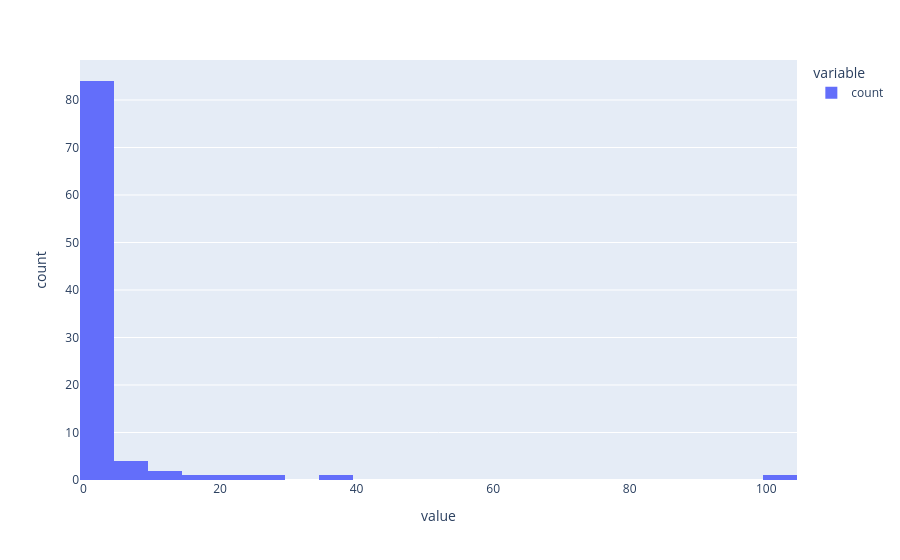

The notebook cell this image was saved under:
### Markdown cell above
## Filter out small clusters

Typically with < 5 members but this depends on the distribution of the cluster sizes. Look at the histogram to determine this

### Code cell
px.histogram(clst_init.cluster.value_counts(), nbins=50)

### Figure 1 — Plotly figure (JSON) as saved in the notebook; plotly's stock layout.template omitted (floating-point values rounded to 4 significant figures)
{"data": [{"bingroup": "x", "hovertemplate": "variable=count<br>value=%{x}<br>count=%{y}<extra></extra>", "legendgroup": "count", "marker": {"color": "#636efa", "pattern": {"shape": ""}}, "name": "count", "nbinsx": 50, "orientation": "v", "showlegend": true, "type": "histogram", "x": [102, 36, 29, 21, 18, 13, 12, 9, 7, 6, 5, 4, 4, 4, 4, 4, 3, 3, 3, 3, 3, 3, 3, 3, 3, 2, 2, 2, 2, 2, 2, 2, 2, 2, 2, 2, 2, 2, 2, 2, 2, 2, 2, 2, 2, 2, 2, 2, 2, 2, 2, 2, 1, 1, 1, 1, 1, 1, 1, 1, 1, 1, 1, 1, 1, 1, 1, 1, 1, 1, 1, 1, 1, 1, 1, 1, 1, 1, 1, 1, 1, 1, 1, 1, 1, 1, 1, 1, 1, 1, 1, 1, 1, 1, 1], "xaxis": "x", "yaxis": "y"}], "layout": {"autosize": true, "barmode": "relative", "legend": {"title": {"text": "variable"}, "tracegroupgap": 0}, "margin": {"t": 60}, "xaxis": {"anchor": "y", "autorange": true, "domain": [0, 1], "range": [-0.5, 104.5], "title": {"text": "value"}, "type": "linear"}, "yaxis": {"anchor": "x", "autorange": true, "domain": [0, 1], "range": [0, 88.42], "title": {"text": "count"}}}}
